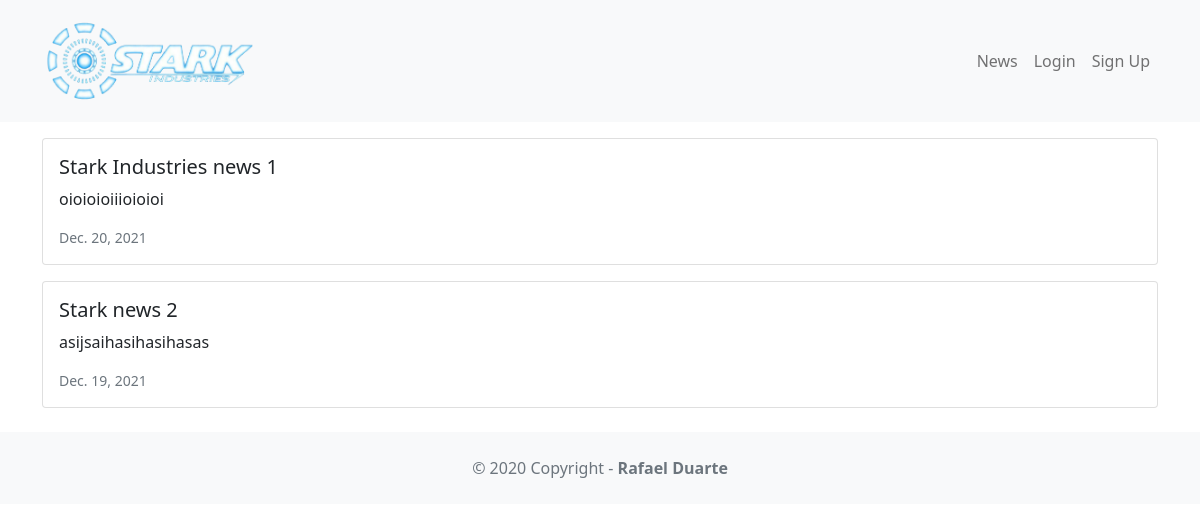
Page /news/ on the committed database.
### news/models.py (models this page shows, shortened)
class News(models.Model):
    headline = models.CharField(max_length=200)
    body = models.TextField()
    date = models.DateField()

### news/views.py (the view)
# urls.py: path('', views.news, name='news'),
def news(request):
    newss = News.objects.all(). order_by('-date')
    return render(request, 'news.html', {'newss':newss})

### news/templates/news.html
{% extends 'base.html' %}
{% block content %}
    {% for news in newss %}
        <div class="card mb-3">
            <div class="row g-0">
                <div>
                <div class="card-body">
                <h5 class="card-title"> {{ news.headline }} </h5>
                <p class="card-text"> {{ news.body }} </p>
                <p class="card-text"><small class="text-muted">
                {{ news.date }}
                </small></p>
                </div>
            </div>
        </div>
        </div>
    {% endfor %}
{% endblock content %}

### rows in the picture
News: headline "Stark Industries news 1", body "oioioioiiioioioi", date "Dec. 20, 2021"
News: headline "Stark news 2", body "asijsaihasihasihasas", date "Dec. 19, 2021"
